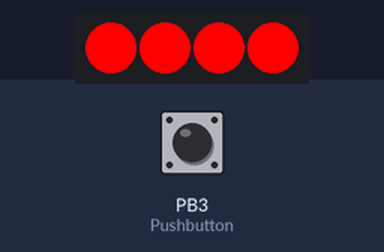
Bench run of a sketch on a simulated ATtiny85, built with avr-gcc and run on an emulated ATtiny85. Shown: 4 RGB LEDs in strip order, left to right. Inputs (shaded band) come from the test bench; at power-on: PB3 (Pushbutton) HIGH.

Above: at 1.2 s.
1.3 s: PB3 (Pushbutton) pulled LOW for 0.15 s
At 1.7 s:
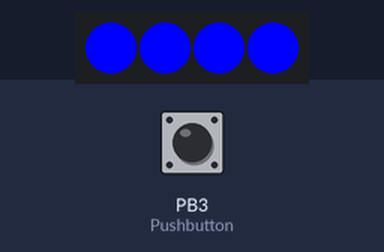
4.4 s: PB3 (Pushbutton) pulled LOW for 1 s
At 6.3 s:
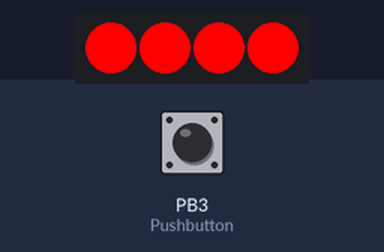
6.9 s: PB3 (Pushbutton) pulled LOW for 0.15 s
At 8.4 s:
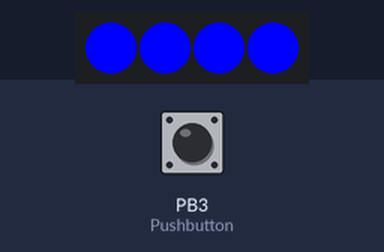
10.0 s: PB3 (Pushbutton) pulled LOW for 3.2 s
At 13.9 s:
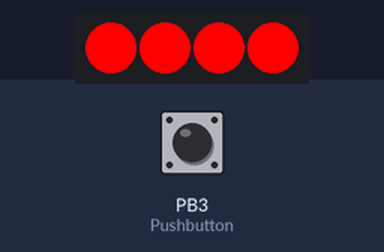
14.7 s: PB3 (Pushbutton) pulled LOW for 0.15 s
At 15.5 s:
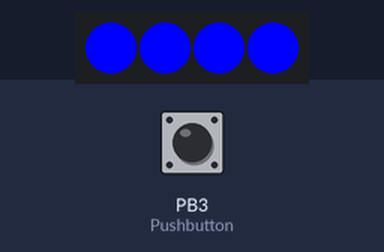
Timing chart, 0 to 17.7 s (numbered marks = the images above; inputs shaded):
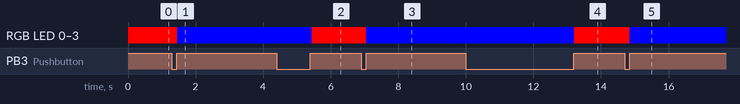

The sketch:

4Neopixel_Button.ino
```cpp
#include <Adafruit_NeoPixel.h>
#ifdef __AVR__
  #include <avr/power.h>
#endif

#define PIN            2
#define NUMPIXELS      4
#define COLORSTEP 10
// ATMEL ATTINY 25/45/85 / ARDUINO
//
//                  +-\/-+
// Ain0 (D 5) PB5  1|    |8  Vcc
// Ain3 (D 3) PB3  2|    |7  PB2 (D 2) Ain1
// Ain2 (D 4) PB4  3|    |6  PB1 (D 1) pwm1
//            GND  4|    |5  PB0 (D 0) pwm0
//

Adafruit_NeoPixel pixels = Adafruit_NeoPixel(NUMPIXELS, PIN, NEO_GRB + NEO_KHZ800);
#include "Timer.h"
Timer t;

int delayval = 1; // delay for half a second
int delaycol = 24;
const int PIR = 3;
const int Pushbutton = 3;
int state = HIGH;
int reading;
int previous = LOW;
long time = 0;
long debounce = 200;

void setup()
{
  pixels.begin(); // This initializes the NeoPixel library.
  pinMode(Pushbutton, INPUT_PULLUP);


}

void loop()
{

  reading = digitalRead(Pushbutton);
  if ((reading == HIGH)&&(previous == LOW)&&(millis() - time > debounce))
  {
    if (state == HIGH)
    {
      state = LOW;
    }
    else
    {
      state = HIGH;

    }
    time = millis();
  }
  //digitalWrite(LED,state);
  previous = reading;

  //t.oscillate(LED,1000, LOW, 2000);
  t.update();
    /////////////////////
    if(state)
    {
        for(int i=0; i<NUMPIXELS; i++)
        {
          pixels.setPixelColor(i, pixels.Color(255,0,0));
          pixels.show();

        }
        //delay(500);
    }

    else
    {
     for(int i=0; i<NUMPIXELS; i++)
      {
        pixels.setPixelColor(i,0,0,0);
        pixels.show();
        pixels.setPixelColor(i, pixels.Color(0,0,250));
        pixels.show();

      }
      //delay(500);
    }

}
```

Measured:
- after the input at 1.3 s, RGB LED 0–3: RGB(255, 0, 0) → RGB(0, 0, 250) after 0.16 s
- after the input at 6.9 s, RGB LED 0–3: RGB(255, 0, 0) → RGB(0, 0, 250) after 0.16 s
- after the input at 10.0 s, RGB LED 0–3: RGB(0, 0, 250) → RGB(255, 0, 0) after 3.2 s
- after the input at 14.7 s, RGB LED 0–3: RGB(255, 0, 0) → RGB(0, 0, 250) after 0.15 s
